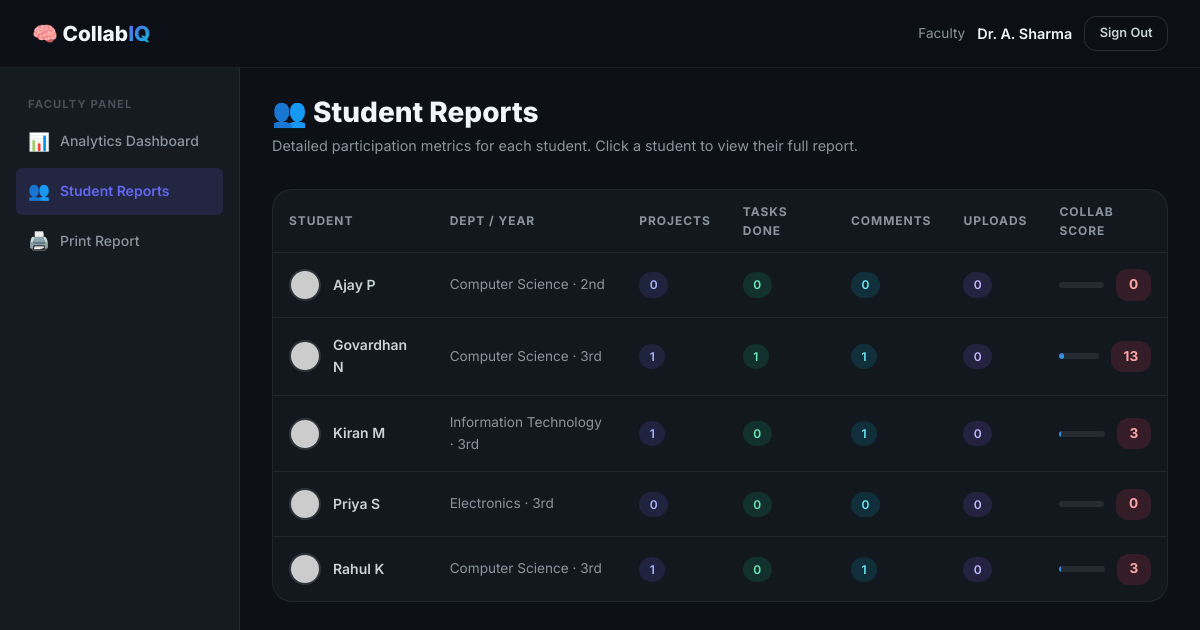
The page /faculty/students.php (signed in) on the database its author committed.
### tables this page shows
CREATE TABLE IF NOT EXISTS students (
    id INT AUTO_INCREMENT PRIMARY KEY,
    name VARCHAR(150) NOT NULL,
    email VARCHAR(150) UNIQUE NOT NULL,
    password VARCHAR(255) NOT NULL,
    department VARCHAR(100),
    year ENUM('1st','2nd','3rd','4th') DEFAULT '1st',
    bio TEXT,
    github_url VARCHAR(255),
    linkedin_url VARCHAR(255),
    created_at TIMESTAMP DEFAULT CURRENT_TIMESTAMP
);

### config/db.php (called while the page is built, shortened)
<?php
function currentFaculty(): array {
    $f = $_SESSION['faculty'] ?? [];
    return is_array($f) ? $f : [];
}
function sanitize(string $input): string {
    return htmlspecialchars(trim($input), ENT_QUOTES, 'UTF-8');
}
function generateAvatar(string $name): string {
    $initials = strtoupper(implode('', array_map(fn($w) => $w[0], explode(' ', trim($name)))));
    $colors    = ['6366f1','06b6d4','f59e0b','10b981','ef4444','8b5cf6','ec4899'];
    $color     = $colors[abs(crc32($name)) % count($colors)];
    return "https://ui-avatars.com/api/?name=" . urlencode($name)
         . "&background={$color}&color=fff&size=128&bold=true";
}

### faculty/students.php (the view, shortened to what this page needs)
<?php
require_once __DIR__ . '/../config/db.php';
$db      = getDB();
$faculty = currentFaculty();
$student = null;
$studentSkills    = [];
$studentInterests = [];
$studentTasks     = [];
$allStudents = $db->query("
    SELECT s.id, s.name, s.department, s.year, s.created_at,
           (SELECT COUNT(*) FROM tasks t WHERE t.assigned_to = s.id AND t.status = 'completed') AS done,
           (SELECT COUNT(*) FROM comments c WHERE c.student_id = s.id) AS comments,
           (SELECT COUNT(*) FROM uploads u WHERE u.student_id = s.id) AS uploads,
           (SELECT COUNT(*) FROM project_members pm WHERE pm.student_id = s.id) AS project_count
    FROM students s ORDER BY s.name
")->fetchAll();
$viewStudent = $student;
$viewScore   = 0;
?>
<!DOCTYPE html>
<html lang="en">
<head>
    <link rel="stylesheet" href="<?= BASE_URL ?>/assets/css/main.css">
    <link rel="stylesheet" href="<?= BASE_URL ?>/assets/css/dashboard.css">
</head>
<body>
    <nav class="nav">
        <div class="nav-brand">🧠 Collab<span class="gradient-text">IQ</span></div>
        <div class="nav-user">
            <span style="font-size:.85rem;color:var(--text-muted);">Faculty</span>
            <span class="nav-name"><?= sanitize($faculty['name']) ?></span>
            <a href="<?= BASE_URL ?>/auth/logout.php" class="btn btn-ghost btn-sm">Sign Out</a>
        </div>
    </nav>
    <div class="app-layout">
        <aside class="sidebar">
            <div class="sidebar-section">
                <div class="sidebar-label">Faculty Panel</div>
                <a href="<?= BASE_URL ?>/faculty/dashboard.php" class="sidebar-link"><span class="icon">📊</span> Analytics Dashboard</a>
                <a href="<?= BASE_URL ?>/faculty/students.php" class="sidebar-link active"><span class="icon">👥</span> Student Reports</a>
                <a href="<?= BASE_URL ?>/faculty/report.php" class="sidebar-link"><span class="icon">🖨️</span> Print Report</a>
            </div>
        </aside>
        <main class="main-content">
            <?php if ($viewStudent): ?>
            <div style="display:flex;align-items:center;gap:1rem;margin-bottom:2rem;">
                <a href="<?= BASE_URL ?>/faculty/students.php" class="btn btn-ghost btn-sm">← Back to All Students</a>
            </div>
            <div class="profile-hero">
                <img src="<?= generateAvatar($viewStudent['name']) ?>" class="avatar-lg" alt="">
                <div style="flex:1;">
                    <h2><?= sanitize($viewStudent['name']) ?></h2>
                    <p><?= sanitize($viewStudent['department']??'') ?> · <?= $viewStudent['year'] ?> Year</p>
                    <?php if ($viewStudent['bio']): ?>
                    <p style="margin-top:.4rem;color:rgba(255,255,255,.75);font-size:.85rem;"><?= sanitize($viewStudent['bio']) ?></p>
                    <?php endif; ?>
                </div>
                <div style="text-align:center;">
                    <div style="font-size:2.5rem;font-weight:900;color:#fff;"><?= $viewScore ?></div>
                    <div style="font-size:.75rem;color:rgba(255,255,255,.7);">Collaboration Score</div>
                    <div style="margin-top:.5rem;">
                        <span class="badge <?= $viewScore>=60?'badge-emerald':($viewScore>=30?'badge-amber':'badge-rose') ?>">
                            <?= $viewScore>=60?'High':($viewScore>=30?'Medium':'Low') ?> Participation
                        </span>
                    </div>
                </div>
            </div>
            <div class="grid-2">
                <div class="data-card">
                    <div class="data-card-header"><h3 class="data-card-title">⚡ Skills</h3></div>
                    <div class="data-card-body">
                        <?php foreach ($studentSkills as $s): ?><span class="skill-badge"><?= $s['icon'] ?> <?= sanitize($s['name']) ?></span><?php endforeach; ?>
                        <?php if (empty($studentSkills)): ?><p class="text-muted text-sm">No skills added.</p><?php endif; ?>
                    </div>
                </div>
                <div class="data-card">
                    <div class="data-card-header"><h3 class="data-card-title">🎯 Interests</h3></div>
                    <div class="data-card-body">
                        <?php foreach ($studentInterests as $i): ?><span class="interest-badge"><?= $i['icon'] ?> <?= sanitize($i['name']) ?></span><?php endforeach; ?>
                        <?php if (empty($studentInterests)): ?><p class="text-muted text-sm">No interests added.</p><?php endif; ?>
                    </div>
                </div>
            </div>
            <div class="data-card" style="margin-top:1.5rem;">
                <div class="data-card-header"><h3 class="data-card-title">📋 Assigned Tasks</h3></div>
                <div class="data-card-body" style="padding:0;">
                    <?php if (empty($studentTasks)): ?>
                    <div class="empty-state"><p>No tasks assigned.</p></div>
                    <?php else: ?>
                    <div class="table-wrapper">
                        <table>
                            <thead><tr><th>Task</th><th>Project</th><th>Status</th><th>Due Date</th></tr></thead>
                            <tbody>
                                <?php foreach ($studentTasks as $t): ?>
                                <tr>
                                    <td class="fw-600 text-sm"><?= sanitize($t['title']) ?></td>
                                    <td class="text-sm text-muted"><?= sanitize($t['project_name']) ?></td>
                                    <td><span class="badge status-<?= $t['status'] ?>"><?= ucfirst(str_replace('_',' ',$t['status'])) ?></span></td>
                                    <td class="text-sm text-muted"><?= $t['due_date'] ? date('M d, Y', strtotime($t['due_date'])) : '—' ?></td>
                                </tr>
                                <?php endforeach; ?>
                            </tbody>
                        </table>
                    </div>
                    <?php endif; ?>
                </div>
            </div>
            <?php else: ?>
            <div class="page-header">
                <h1>👥 Student Reports</h1>
                <p>Detailed participation metrics for each student. Click a student to view their full report.</p>
            </div>
            <div class="data-card">
                <div class="data-card-body" style="padding:0;">
                    <div class="table-wrapper">
                        <table>
                            <thead>
                                <tr><th>Student</th><th>Dept / Year</th><th>Projects</th><th>Tasks Done</th><th>Comments</th><th>Uploads</th><th>Collab Score</th></tr>
                            </thead>
                            <tbody>
                                <?php foreach ($allStudents as $s): ?>
                                <tr style="cursor:pointer;" onclick="location.href='<?= BASE_URL ?>/faculty/students.php?id=<?= $s['id'] ?>'">
                                    <td>
                                        <div style="display:flex;align-items:center;gap:.75rem;">
                                            <img src="<?= generateAvatar($s['name']) ?>" class="avatar avatar-sm" alt="">
                                            <span class="fw-600"><?= sanitize($s['name']) ?></span>
                                        </div>
                                    </td>
                                    <td class="text-sm text-muted"><?= sanitize($s['department']??'N/A') ?> · <?= $s['year'] ?></td>
                                    <td><span class="badge badge-indigo"><?= $s['project_count'] ?></span></td>
                                    <td><span class="badge badge-emerald"><?= $s['done'] ?></span></td>
                                    <td><span class="badge badge-cyan"><?= $s['comments'] ?></span></td>
                                    <td><span class="badge badge-violet"><?= $s['uploads'] ?></span></td>
                                    <td>
                                        <div style="display:flex;align-items:center;gap:.75rem;">
                                            <div class="progress-wrap" style="flex:1;height:6px;">
                                                <div class="progress-fill" style="width:<?= $s['score'] ?>%"></div>
                                            </div>
                                            <span class="collab-score <?= $s['score_class'] ?>"><?= $s['score'] ?></span>
                                        </div>
                                    </td>
                                </tr>
                                <?php endforeach; ?>
                            </tbody>
                        </table>
                    </div>
                </div>
            </div>
            <?php endif; ?>
        </main>
    </div>
</body>
</html>

### assets/css/dashboard.css (style rules this page uses)
.collab-score { display: inline-flex; align-items: center; gap: .4rem; padding: .3rem .8rem; border-radius: var(--radius-md); font-size: .85rem; font-weight: 700; }
.score-low { background: rgba(244,63,94,.15); color: #fca5a5; }

### rows shown on the page
students: name "Ajay P", department "Computer Science", year "2nd", project_count "0", done "0", comments "0", uploads "0", score "0"
students: name "Govardhan N", department "Computer Science", year "3rd", project_count "1", done "1", comments "1", uploads "0", score "13"
students: name "Kiran M", department "Information Technology", year "3rd", project_count "1", done "0", comments "1", uploads "0", id "3"
students: name "Priya S", department "Electronics", year "3rd", project_count "0", done "0", comments "0", uploads "0", score "0"
students: name "Rahul K", department "Computer Science", year "3rd", project_count "1", done "0", comments "1", uploads "0", score "3"

### other values the page prints
$faculty['name'] "Dr. A. Sharma"
